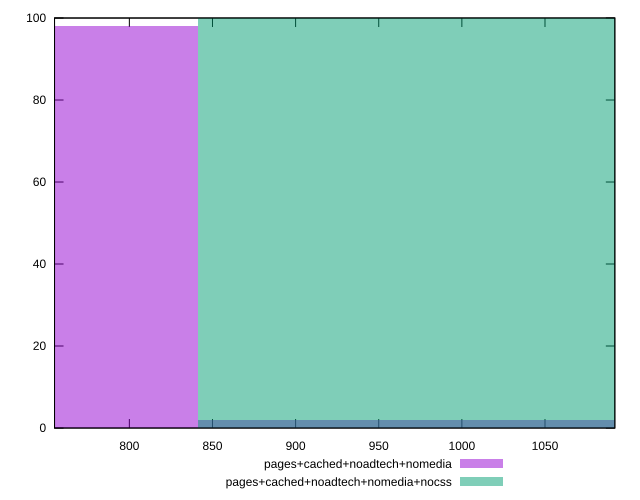

Recreate this plot in gnuplot.
reset

$pagesCachedNoadtechNomedia <<EOF
1009.6923312850613 2
673.1282208567076 98
EOF

$pagesCachedNoadtechNomediaNocss <<EOF
1009.6923312850613 100
EOF

set key outside below
set boxwidth 336.5641104283538
set xrange [755:1092]
set yrange [0:100]
set trange [0:100]
set style fill transparent solid 0.5 noborder
set terminal svg size 640, 500 enhanced background rgb 'white'
set output "report_00019_2021-02-10T18-14-37.922Z//uses-rel-preload/comparison/histogram/3_vs_4.svg"

plot $pagesCachedNoadtechNomedia title "pages+cached+noadtech+nomedia" with boxes, \
     $pagesCachedNoadtechNomediaNocss title "pages+cached+noadtech+nomedia+nocss" with boxes

reset
